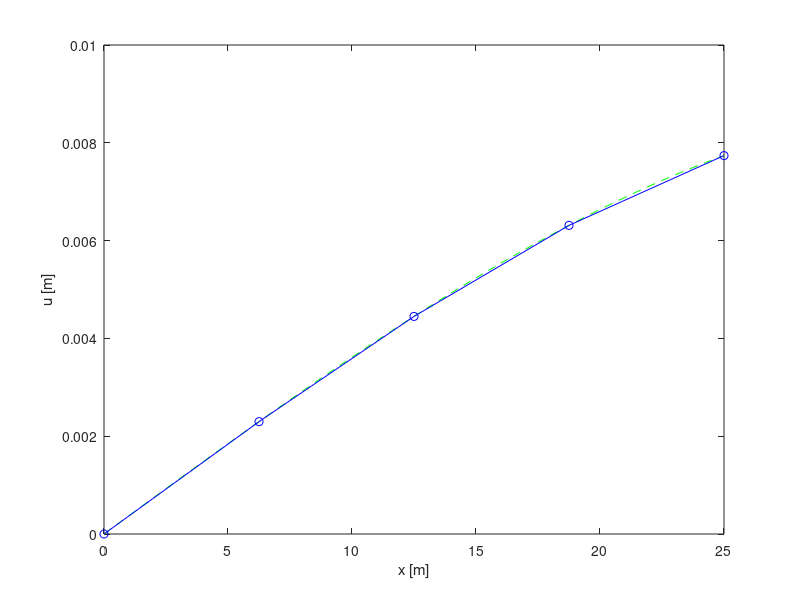

The MATLAB source for this figure:
% onedimensionalexample_prelim
%
% Preliminary version of the program for the one-dimensional example
% problem of a fancy fair ride.
% A constant cross section area A(x) = A0 is used instead of the exponential
% dependence defined in the problem.
% The system matrices have been integrated analytically.

% parameters of the problem (in SI units)
L     = 25;
A0    = 0.040;
rho   = 7800;
E     = 210e9;
M     = 3900;
omega = 4.0;

% parameters of the finite element discretisation
m = 4;
n = m + 1;
x = linspace(0, L, n)';

% assemble system matrices in element loop
K = zeros(n, n);
f = zeros(n, 1);
for e = 1:m
    
    iie = [e e+1];
    xe  = x(iie);
        
    % compute element matrices
    h  = xe(2) - xe(1);
    Ke = E*A0/h * [  1  -1
                    -1   1 ];
    fe = 1/6*rho*omega^2*A0*h * [ 2*xe(1)+  xe(2)
                                    xe(1)+2*xe(2) ];

    % store element matrices in system matrices
    K(iie, iie) = K(iie, iie) + Ke;
    f(iie)      = f(iie)      + fe;
  
end

K, f

% apply boundary conditions by partitioning
Kgg = K(1  , 1  );
Kfg = K(2:n, 1  );
Kgf = K(1  , 2:n);
Kff = K(2:n, 2:n);

fg  = f(1  );
ff  = f(2:n);

ug  = 0;
qf  = [zeros(n-2, 1); M*omega^2*L];

% solve the system for unknowns
uf = Kff \ (ff + qf - Kfg*ug);
u  = [ug; uf]

qg = Kgg * ug + Kgf * uf - fg;
q = [qg; qf]

% plot the solution and compare with exact solution (for A(x) = A0)
xe = 0:0.01*L:L;
ue = (rho*omega^2)/(6*E) * xe .* (3*L^2-xe.^2) + (M*omega^2*L)/(E*A0)*xe;

figure
plot(xe, ue, 'g--', x, u, 'bo-')
axis([0 L 0 1e-2])
xlabel('x [m]')
ylabel('u [m]')
